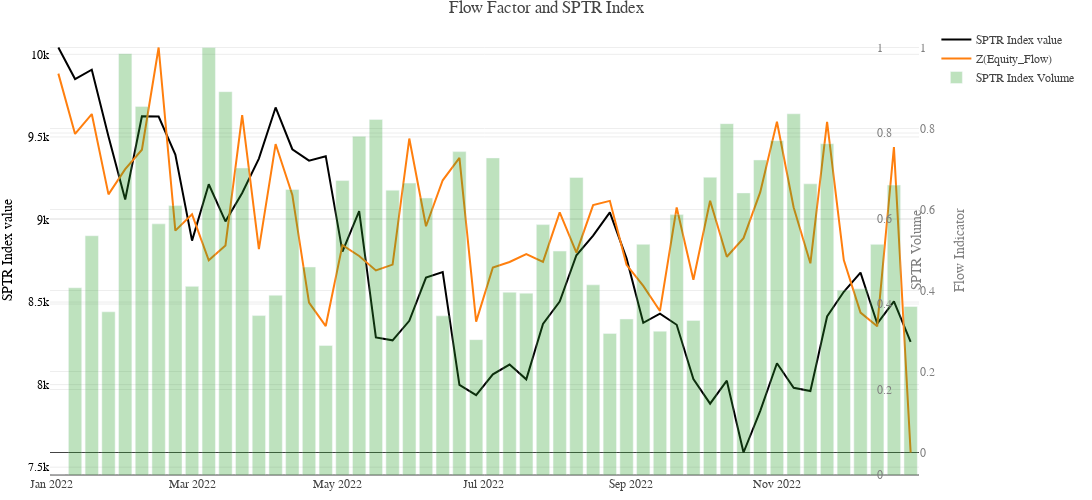

Notebook code for this chart:
### Markdown cell above
# ***VOL Spread & SPTR Index Scenario Overlook(2015, 2018, 2020, 2021, 2022)***

### Code cell
plot_df = flow_weekly_dataset[(flow_weekly_dataset['t_date']>dt.datetime(2022,1,1)) & (flow_weekly_dataset['t_date']<=dt.datetime(2023,1,1))].copy()

fig = go.Figure()

fig.add_trace(
    go.Scatter(x=plot_df['t_date'],
                y=plot_df['SPTR Index value'],
                name = 'SPTR Index value',
                yaxis="y",))

fig.add_trace(
    go.Scatter(x=plot_df['t_date'],
                y=(plot_df['Z(Equity_Flow)'] - plot_df['Z(Equity_Flow)'].min()) / (plot_df['Z(Equity_Flow)'].max() - plot_df['Z(Equity_Flow)'].min()),
                name = 'Z(Equity_Flow)',
                yaxis = "y2",))

fig.add_trace(
    go.Bar( x=plot_df['t_date'],
                y=(plot_df['SPTR Index Volume']- plot_df['SPTR Index Volume'].min()) / (plot_df['SPTR Index Volume'].max() - plot_df['SPTR Index Volume'].min()),
                name = 'SPTR Index Volume',
                yaxis = "y3",
                opacity=0.3))


fig.update_layout(template=temp,
                  title='Flow Factor and SPTR Index', 
                  hovermode='closest',
                  margin=dict(l=50, r=50, t=25, b=25),
                  height=500, 
                  width=1600, 
                  showlegend=True,

                xaxis=dict(domain=[0.65, 0.35]),

                yaxis = dict(title="SPTR Index value",
                            titlefont=dict(color="black"),
                            tickfont=dict(color="black")),
                
                yaxis2 = dict(title="Flow Indicator",
                            titlefont=dict(color="gray"),
                            tickfont=dict(color="gray"),
                            overlaying="y", # specifyinfg y - axis has to be separated
                            side="right"), # specifying the side the axis should be present

                yaxis3 = dict(title="SPTR Volume",
                            titlefont=dict(color="gray"),
                            tickfont=dict(color="gray"),
                            overlaying="y", # specifyinfg y - axis has to be separated
                            side="right",
                            position=0.95,), # specifying the side the axis should be present
    )

# fig.update_traces(textposition="top right")
fig.data[0].line.color = "Black"
# fig.data[1].line.color = "Black"
fig.show()

### Figure 1 — Plotly figure (JSON) as saved in the notebook; plotly's stock layout.template omitted (floating-point values rounded to 4 significant figures)
{"data": [{"line": {"color": "Black"}, "name": "SPTR Index value", "type": "scatter", "x": ["2022-01-04T00:00:00", "2022-01-11T00:00:00", "2022-01-18T00:00:00", "2022-01-25T00:00:00", "2022-02-01T00:00:00", "2022-02-08T00:00:00", "2022-02-15T00:00:00", "2022-02-22T00:00:00", "2022-03-01T00:00:00", "2022-03-08T00:00:00", "2022-03-15T00:00:00", "2022-03-22T00:00:00", "2022-03-29T00:00:00", "2022-04-05T00:00:00", "2022-04-12T00:00:00", "2022-04-19T00:00:00", "2022-04-26T00:00:00", "2022-05-03T00:00:00", "2022-05-10T00:00:00", "2022-05-17T00:00:00", "2022-05-24T00:00:00", "2022-05-31T00:00:00", "2022-06-07T00:00:00", "2022-06-14T00:00:00", "2022-06-21T00:00:00", "2022-06-28T00:00:00", "2022-07-05T00:00:00", "2022-07-12T00:00:00", "2022-07-19T00:00:00", "2022-07-26T00:00:00", "2022-08-02T00:00:00", "2022-08-09T00:00:00", "2022-08-16T00:00:00", "2022-08-23T00:00:00", "2022-08-30T00:00:00", "2022-09-06T00:00:00", "2022-09-13T00:00:00", "2022-09-20T00:00:00", "2022-09-27T00:00:00", "2022-10-04T00:00:00", "2022-10-11T00:00:00", "2022-10-18T00:00:00", "2022-10-25T00:00:00", "2022-11-01T00:00:00", "2022-11-08T00:00:00", "2022-11-15T00:00:00", "2022-11-22T00:00:00", "2022-11-29T00:00:00", "2022-12-06T00:00:00", "2022-12-13T00:00:00", "2022-12-20T00:00:00", "2022-12-27T00:00:00"], "y": [10040.0, 9851.0, 9907.0, 9503.0, 9121.0, 9625.0, 9624.0, 9393.0, 8872.0, 9213.0, 8989.0, 9161.0, 9369.0, 9678.0, 9425.0, 9356.0, 9384.0, 8805.0, 9051.0, 8286.0, 8268.0, 8387.0, 8648.0, 8682.0, 7999.0, 7937.0, 8063.0, 8121.0, 8032.0, 8367.0, 8503.0, 8783.0, 8903.0, 9044.0, 8764.0, 8374.0, 8430.0, 8362.0, 8033.0, 7885.0, 8024.0, 7589.0, 7841.0, 8130.0, 7980.0, 7962.0, 8413.0, 8562.0, 8678.0, 8370.0, 8504.0, 8258.0], "yaxis": "y"}, {"name": "Z(Equity_Flow)", "type": "scatter", "x": ["2022-01-04T00:00:00", "2022-01-11T00:00:00", "2022-01-18T00:00:00", "2022-01-25T00:00:00", "2022-02-01T00:00:00", "2022-02-08T00:00:00", "2022-02-15T00:00:00", "2022-02-22T00:00:00", "2022-03-01T00:00:00", "2022-03-08T00:00:00", "2022-03-15T00:00:00", "2022-03-22T00:00:00", "2022-03-29T00:00:00", "2022-04-05T00:00:00", "2022-04-12T00:00:00", "2022-04-19T00:00:00", "2022-04-26T00:00:00", "2022-05-03T00:00:00", "2022-05-10T00:00:00", "2022-05-17T00:00:00", "2022-05-24T00:00:00", "2022-05-31T00:00:00", "2022-06-07T00:00:00", "2022-06-14T00:00:00", "2022-06-21T00:00:00", "2022-06-28T00:00:00", "2022-07-05T00:00:00", "2022-07-12T00:00:00", "2022-07-19T00:00:00", "2022-07-26T00:00:00", "2022-08-02T00:00:00", "2022-08-09T00:00:00", "2022-08-16T00:00:00", "2022-08-23T00:00:00", "2022-08-30T00:00:00", "2022-09-06T00:00:00", "2022-09-13T00:00:00", "2022-09-20T00:00:00", "2022-09-27T00:00:00", "2022-10-04T00:00:00", "2022-10-11T00:00:00", "2022-10-18T00:00:00", "2022-10-25T00:00:00", "2022-11-01T00:00:00", "2022-11-08T00:00:00", "2022-11-15T00:00:00", "2022-11-22T00:00:00", "2022-11-29T00:00:00", "2022-12-06T00:00:00", "2022-12-13T00:00:00", "2022-12-20T00:00:00", "2022-12-27T00:00:00"], "y": [0.9355, 0.7866, 0.8357, 0.6373, 0.6997, 0.7476, 1, 0.5478, 0.5881, 0.4747, 0.5112, 0.8328, 0.5023, 0.7616, 0.6361, 0.37, 0.3122, 0.5121, 0.4853, 0.4496, 0.464, 0.7752, 0.5586, 0.6722, 0.7275, 0.3232, 0.4567, 0.4704, 0.4901, 0.4707, 0.593, 0.4934, 0.6108, 0.6214, 0.4634, 0.4113, 0.3495, 0.605, 0.4264, 0.6218, 0.4833, 0.5292, 0.6427, 0.8167, 0.6051, 0.4672, 0.8164, 0.4751, 0.3454, 0.3115, 0.754, 0], "yaxis": "y2"}, {"name": "SPTR Index Volume", "opacity": 0.3, "type": "bar", "x": ["2022-01-04T00:00:00", "2022-01-11T00:00:00", "2022-01-18T00:00:00", "2022-01-25T00:00:00", "2022-02-01T00:00:00", "2022-02-08T00:00:00", "2022-02-15T00:00:00", "2022-02-22T00:00:00", "2022-03-01T00:00:00", "2022-03-08T00:00:00", "2022-03-15T00:00:00", "2022-03-22T00:00:00", "2022-03-29T00:00:00", "2022-04-05T00:00:00", "2022-04-12T00:00:00", "2022-04-19T00:00:00", "2022-04-26T00:00:00", "2022-05-03T00:00:00", "2022-05-10T00:00:00", "2022-05-17T00:00:00", "2022-05-24T00:00:00", "2022-05-31T00:00:00", "2022-06-07T00:00:00", "2022-06-14T00:00:00", "2022-06-21T00:00:00", "2022-06-28T00:00:00", "2022-07-05T00:00:00", "2022-07-12T00:00:00", "2022-07-19T00:00:00", "2022-07-26T00:00:00", "2022-08-02T00:00:00", "2022-08-09T00:00:00", "2022-08-16T00:00:00", "2022-08-23T00:00:00", "2022-08-30T00:00:00", "2022-09-06T00:00:00", "2022-09-13T00:00:00", "2022-09-20T00:00:00", "2022-09-27T00:00:00", "2022-10-04T00:00:00", "2022-10-11T00:00:00", "2022-10-18T00:00:00", "2022-10-25T00:00:00", "2022-11-01T00:00:00", "2022-11-08T00:00:00", "2022-11-15T00:00:00", "2022-11-22T00:00:00", "2022-11-29T00:00:00", "2022-12-06T00:00:00", "2022-12-13T00:00:00", "2022-12-20T00:00:00", "2022-12-27T00:00:00"], "y": [0, 0.438, 0.5597, 0.3817, 0.9856, 0.8623, 0.5875, 0.6301, 0.4413, 1, 0.8966, 0.7182, 0.3729, 0.4206, 0.6679, 0.4865, 0.3029, 0.6887, 0.7922, 0.8317, 0.6663, 0.6828, 0.648, 0.3722, 0.7564, 0.3166, 0.7417, 0.4275, 0.4254, 0.5857, 0.5238, 0.696, 0.4448, 0.3312, 0.365, 0.5397, 0.3364, 0.6091, 0.3617, 0.6965, 0.8219, 0.6598, 0.7369, 0.7821, 0.8449, 0.6811, 0.7751, 0.4324, 0.4358, 0.5395, 0.6782, 0.3941], "yaxis": "y3"}], "layout": {"height": 500, "hovermode": "closest", "margin": {"b": 25, "l": 50, "r": 50, "t": 25}, "showlegend": true, "title": {"text": "Flow Factor and SPTR Index"}, "width": 1600, "xaxis": {"domain": [0.65, 0.35]}, "yaxis": {"tickfont": {"color": "black"}, "title": {"font": {"color": "black"}, "text": "SPTR Index value"}}, "yaxis2": {"overlaying": "y", "side": "right", "tickfont": {"color": "gray"}, "title": {"font": {"color": "gray"}, "text": "Flow Indicator"}}, "yaxis3": {"overlaying": "y", "position": 0.95, "side": "right", "tickfont": {"color": "gray"}, "title": {"font": {"color": "gray"}, "text": "SPTR Volume"}}}}
